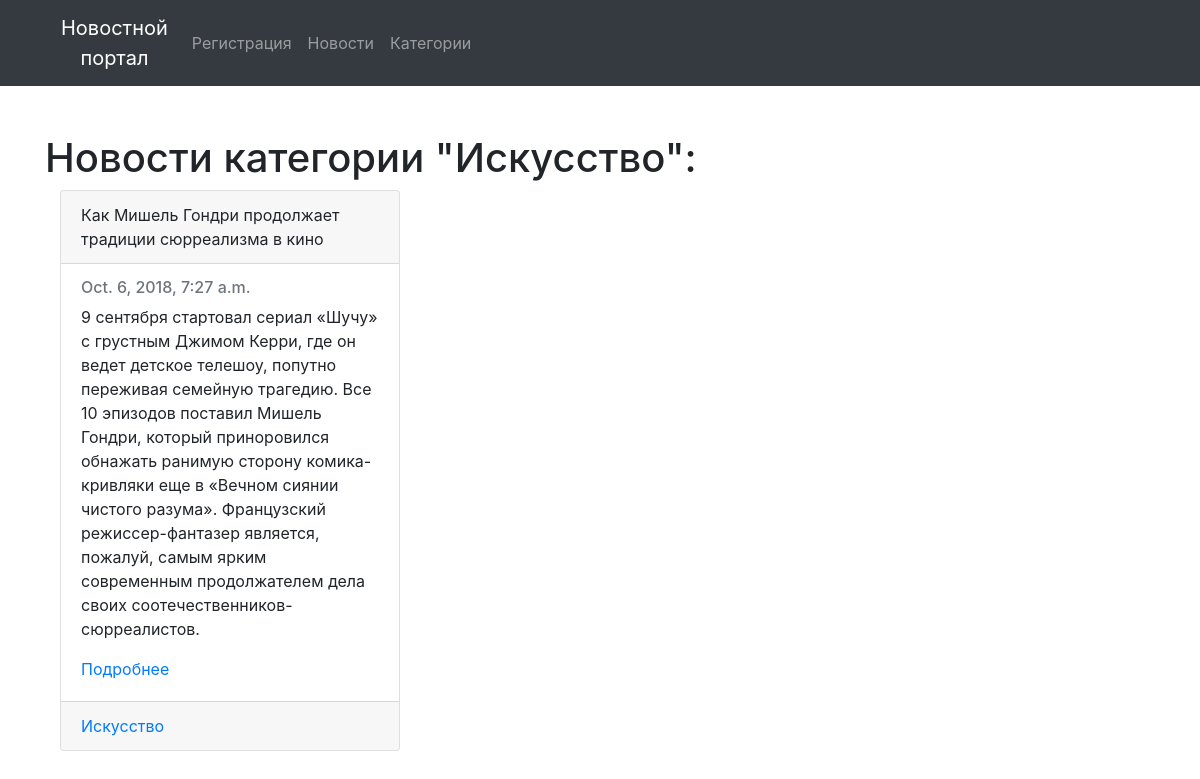
Screenshot of /categories/art/ with the database file from the repository.
### news_portal/models.py (models this page shows, shortened)
class Tag(models.Model):
    title = models.CharField(max_length=150, db_index=True)
    slug = models.SlugField(max_length=150, unique=True)
    def get_absolute_url(self):
        return reverse('category_detail_url', kwargs={'slug': self.slug})

class Post(models.Model):
    title = models.CharField(max_length=150, db_index=True)
    slug = models.SlugField(max_length=150, blank=True, unique=True)
    body = models.TextField(blank=True, db_index=True)
    tags = models.ManyToManyField('Tag', blank=True, related_name = 'posts')
    date_pub = models.DateTimeField(auto_now_add=True)
    def get_absolute_url(self):
        return reverse('news_detail_url', kwargs={'slug': self.slug})

### news_portal/views.py (the view)
# urls.py: path('categories/<str:slug>/', category_detail, name="category_detail_url"),
def category_detail(request, slug):
    category = Tag.objects.get(slug__iexact=slug)
    return render(request, 'news_portal/category_detail.html', context={"category": category})

### news_portal/templates/news_portal/category_detail.html (shortened to what this page needs)
{% extends 'news_portal/base_news.html' %}
{% block content %}
  <div class="col-sm-12">
    <h1>Новости категории "{{ category.title|title }}":</h1>
      {% for single_news in category.posts.all %}
        <div class="col-sm-4">
          <div class="card">
            <div class="card-header">{{ single_news.title }}</div>
            <div class="card-body">
              <h6 class="card-subtitle mb-2 text-muted">{{ single_news.date_pub }}</h6>
              <p class="card-text">{{ single_news.body }}</p>
              <a href="{{ single_news.get_absolute_url }}" class="card-link">Подробнее</a>
            </div>
            <div class="card-footer text-muted">
              {% for cat in single_news.tags.all %}
                <a href="{{ cat.get_absolute_url }}">{{ cat.title }}</a>
              {% endfor %}
            </div>
          </div>
        </div>
      {% endfor %}
  </div>
{% endblock %}

### rows the page displays
Tag: title "Искусство"
Post: title "Как Мишель Гондри продолжает традиции сюрреализма в кино", date_pub "Oct. 6, 2018, 7:27 a.m.", body "9 сентября стартовал сериал «Шучу» с грустным Джимом Керри, где он ведет детское телешоу, попутно переживая семейную трагедию. Все 10 эпизодов поставил Мишель Гондри, который приноровился обнажать ранимую сторону комика-кривляки еще в «Вечном сиянии чистого разума». Французский режиссер-фантазер является, пожалуй, самым ярким современным продолжателем дела своих соотечественников-сюрреалистов."
